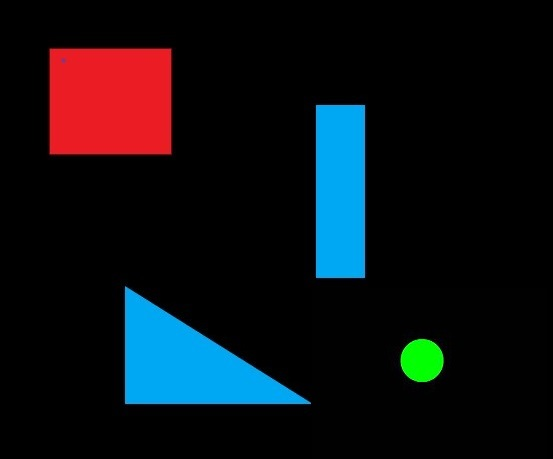
#> input picture assignment1/shapes.jpg, 553 x 459 px
$ python output.py --image shapes.jpg
#> lines starting #> are read from the running program, lines starting #| are printed output that depends on the picture; after the words box and inside, x2 and y2 are one past the last pixel; in counts of white or black regions, pixels touching at a corner belong together
### assignment1/colorandshape/color.py
from scipy.spatial import distance as dist
#scipy -scientific operations , distance here euclidean distance ke liye
from collections import OrderedDict
#OrderedDict preserves the order in which the keys are inserted.
import numpy as np
import cv2
class color:
	def __init__(self):
        #same order will be maintained
		colors = OrderedDict({
			"red": (255, 0, 0),
			"green": (0, 255, 0),
			"blue": (0, 0, 255)})

		#lab image, l-intensity/light a-green se magenta, b-blue se yellow
        #if light and dark image of same object is taken in rbg toh values for rbg all will change
        #but for lab , a and b will be same only l-intelsity will change
		self.lab = np.zeros((len(colors), 1, 3), dtype="uint8")
		self.Names = []

		for (i, (name, rgb)) in enumerate(colors.items()):
			self.lab[i] = rgb
			self.Names.append(name)
		self.lab = cv2.cvtColor(self.lab, cv2.COLOR_RGB2LAB)
        #converted rgb to lab image

	def label(self, image, c):
        #creating mask of h*w
		mask = np.zeros(image.shape[:2], dtype="uint8")
        #contour-curve joining cont. pts
        #arg1-src img, arg2-contour passed as py list,arg3- index of contour(-1 fr all contours)
        #arg4-color, arg5-thickness
		cv2.drawContours(mask, [c], -1, 255, -1)
        #erode discards near boundary of foreground image
		mask = cv2.erode(mask, None, iterations=2)
        #mean of each color channel
		mean = cv2.mean(image, mask=mask)[:3]
        #min dist till now
        #inf -floating pt rep of infinity
		minDist = (np.inf, None)
		for (i, row) in enumerate(self.lab):
			#current value and mean ke beech ka dist
			d = dist.euclidean(row[0], mean)
			if d < minDist[0]:
				minDist = (d, i)
		# name of the color with the least distance
		return self.Names[minDist[1]]

### assignment1/colorandshape/shape.py
import cv2

class shape:
	def __init__(self):
		pass
	def detect(self, c):
		shape="unidentified"
		peri = cv2.arcLength(c, True)
        #approx a poly curve with the specified precision
        #arg1-contour,arg2-dist btw contour and approximated contour,arg3-if curve is closed or not
        #2nd arg called epsilon
		approx = cv2.approxPolyDP(c, 0.04 * peri, True)
		if len(approx) == 3:
			shape = "triangle"
		elif len(approx) == 4:
			#boundingRect draws approx rect around binary image
            #x,y-mid pt
            #w-width,h-height
			(x, y, w, h) = cv2.boundingRect(approx)
            #aspect ratio- width and height ka ratio
			ar = w / float(h)
            #square-ar=1 , rect- arnot =1
			if ar >= 0.95 and ar <= 1.05:
				shape="square"
			else:
				shape="rectangle"
		elif len(approx) == 5:
			shape ="pentagon"
		else:
			shape = "circle"
		return shape

### assignment1/output.py
from colorandshape.shape import shape
from colorandshape.color import color
import argparse
#imutils for simple img processing
import imutils
import cv2

ap = argparse.ArgumentParser()
ap.add_argument("-i", "--image", required=True,
	help="path to the input image")
args = vars(ap.parse_args())

image = cv2.imread(args["image"])
#> image is the input picture: shape (459, 553, 3); mean B, G, R 21, 16.1, 12.6
resized = imutils.resize(image, width=300)
ratio = image.shape[0] / float(resized.shape[0])
#> ratio = 1.84
#arg1-image,arg2-kernel size,
blurred = cv2.GaussianBlur(resized, (5, 5), 0)
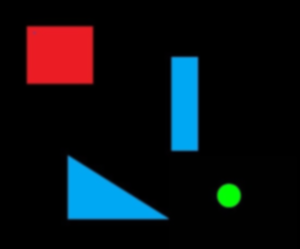
#> blurred: shape (249, 300, 3); mean B, G, R 21, 16.1, 12.7
gray = cv2.cvtColor(blurred, cv2.COLOR_BGR2GRAY)
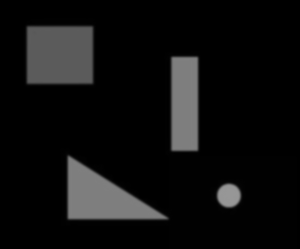
#> gray: shape (249, 300); min 0, max 151, mean 15.6
lab = cv2.cvtColor(blurred, cv2.COLOR_BGR2LAB)
#> lab: shape (249, 300, 3); mean of channels 0, 1, 2 20.8, 130.5, 127.3
#threshold - grayscale ko binary img convert
thresh = cv2.threshold(gray, 60, 255, cv2.THRESH_BINARY)[1]
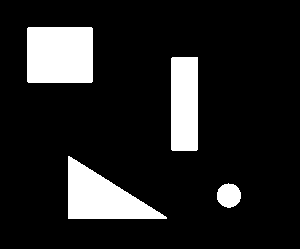
#> thresh: shape (249, 300); 13.3% white; 4 white regions
cv2.imshow("Thresh", thresh)
# find contours in the thresh
#chainapproxsimple-compresses horizontal, vertical, and diagonal segments and leaves only their end points
#retr_external-retrieves only extreme outer contours
cnts = cv2.findContours(thresh.copy(), cv2.RETR_EXTERNAL,cv2.CHAIN_APPROX_SIMPLE)
#> cnts = 4 contours; box (x1, y1, x2, y2) and area: (27, 27, 93, 83) 3573, (68, 156, 167, 219) 3122, (171, 57, 198, 151) 2416, (217, 183, 241, 208) 427
#manage return signature according to version of cv2(doubt!!!)
cnts = imutils.grab_contours(cnts)
sd = shape()
cl = color()

for c in cnts:
	#Moment is weighted average of image pixel intensities with
    #which we can find some specific propertie like radius, area, centroid
	M = cv2.moments(c)
    #formula for centroid
	cX = int((M["m10"] / M["m00"]) * ratio)
	cY = int((M["m01"] / M["m00"]) * ratio)
	shape = sd.detect(c)
	color = cl.label(lab, c)


	c = c.astype("float")
    #multipling c with reize ratio
	c *= ratio
	c = c.astype("int")
    #output ka format
	text = "{} {}".format(color, shape)
	cv2.drawContours(image, [c], -1, (0, 255, 0), 2)
	cv2.putText(image, text, (cX, cY),
		cv2.FONT_HERSHEY_SIMPLEX, 0.5, (255, 255, 255), 2)

	cv2.imshow("Image", image)
	cv2.waitKey(0)
#> this loop made 4 passes
#> (cX, cY, peri in detect, approx in detect, x in detect, y in detect, w in detect) on passes 3 to 4: (339, 190, 236.2, [[172, 57], [171, 149], [196, 150], [197, 57]], 171, 57, 27), (109, 100, 237.7, [[27, 28], [28, 82], [92, 81], [91, 27]], 27, 27, 66)
#> (cX, cY, peri in detect, mean in label, text) on pass 1: (421, 359, 77.6, (222.4, 42.45, 210.4), 'green circle')
#> pass 1, in label, `mask = cv2.erode(mask, None, iterations=2)`:
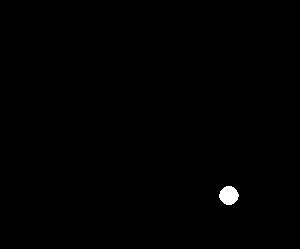
#> mask: shape (249, 300); 0.38% white; 1 white region, box (x1, y1, x2, y2) and area: (219, 186, 239, 205) 284
#> pass 1, `cv2.imshow("Image", image)`:
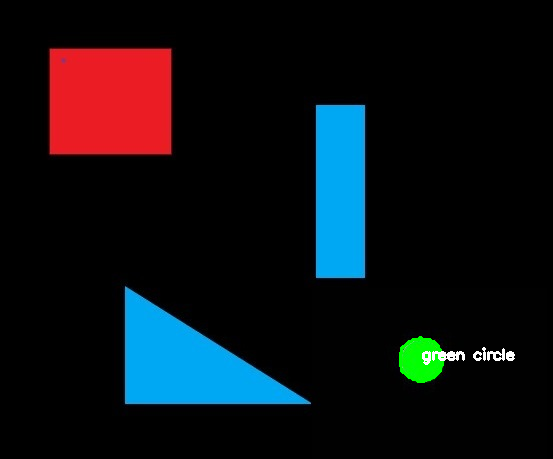
#> window 'Image': shape (459, 553, 3); mean B, G, R 21.5, 16.7, 13.2
#> pass 2, in label (call 2), `mask = cv2.erode(mask, None, iterations=2)`:
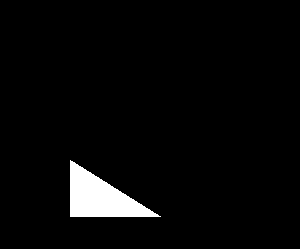
#> mask: shape (249, 300); 3.5% white; 1 white region, box (x1, y1, x2, y2) and area: (70, 160, 161, 217) 2627
#> after the loop:
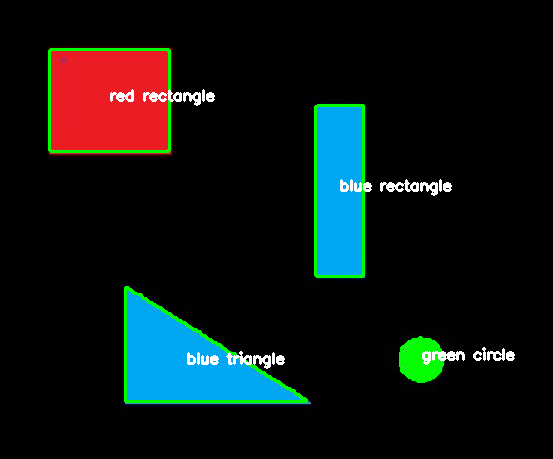
#> image: shape (459, 553, 3); 2.89% of pixels changed, all inside (x1, y1, x2, y2) = (48, 48, 515, 403)
